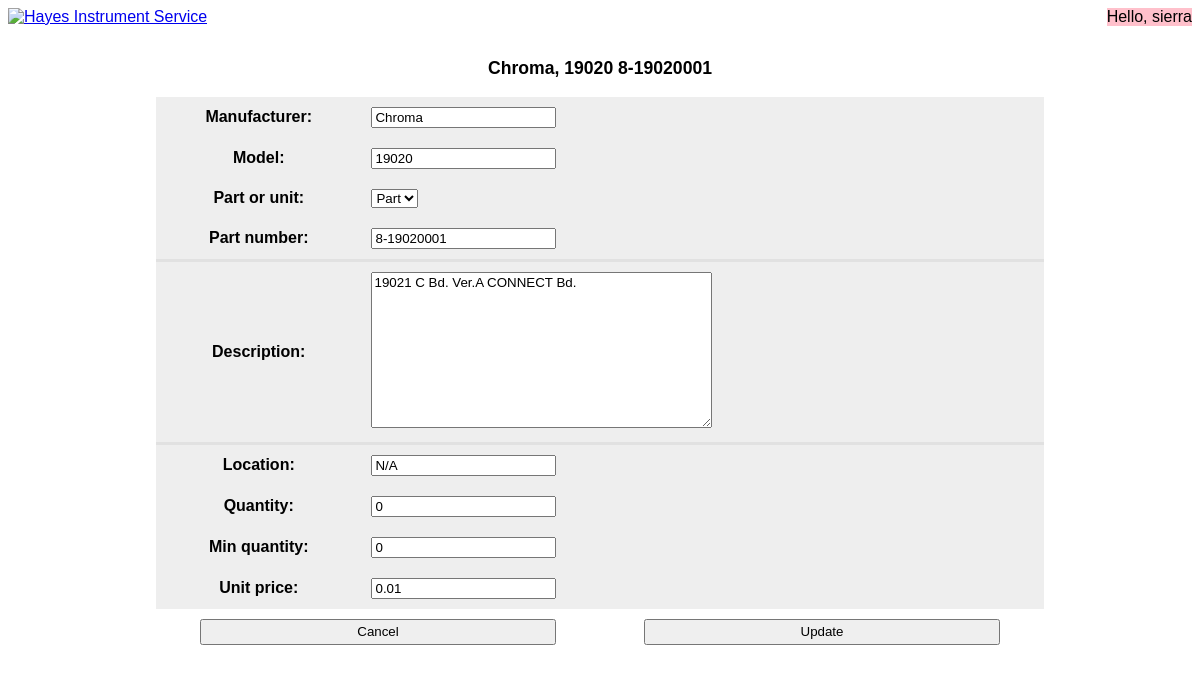
Page /inventory_database/items/1/update/ (signed in) on the committed database.
### inventory/models.py (models this page shows, shortened)
class Item(models.Model):
    PART = "Part"
    UNIT = "Unit"
    ITEM_TYPE_CHOICES = {
        PART: "Part",
        UNIT: "Unit",
    }
    manufacturer = models.CharField(default="N/A", max_length=50)
    model = models.CharField(default="N/A", max_length=100)
    part_or_unit = models.CharField(
        blank=False,
        choices=ITEM_TYPE_CHOICES,
        default=PART,
        max_length=5,
    )
    part_number = models.CharField(blank=True, max_length=100)
    description = models.TextField()
    location = models.CharField(default="N/A", max_length=50)
    quantity = models.IntegerField(default=0, validators=[MinValueValidator(0)])
    min_quantity = models.IntegerField(default=0, validators=[MinValueValidator(0)])
    unit_price = models.DecimalField(
        default=0.01,
        max_digits=16,
        decimal_places=2,
        validators=[MinValueValidator(0.00)],
    )
    last_modified_by = models.ForeignKey(
        User, on_delete=models.SET_NULL, null=True, blank=True
    )
    tracker = FieldTracker(fields=[
        'manufacturer', 'model', 'part_or_unit', 'part_number', 'description',
        'location', 'quantity', 'min_quantity', 'unit_price'
    ])
    def __str__(self):
        item_string = self.manufacturer + ", " + self.model
        if self.part_or_unit == self.PART:
            item_string += " " + self.part_number
        return item_string

### inventory/views.py (the view, shortened to what this page needs)
# urls.py: path("items/<int:pk>/update/", views.ItemUpdateSuperuserView.as_view(), name="item_update_form_superuser"),
class ItemUpdateSuperuserView(UserPassesTestMixin, UpdateView):
    model = Item
    fields = [
        "manufacturer",
        "model",
        "part_or_unit",
        "part_number",
        "description",
        "location",
        "quantity",
        "min_quantity",
        "unit_price",
    ]
    template_name = "item_update_form.html"
    def test_func(self) -> bool:
        user_group = self.request.user.groups.first()
        user_group_name = user_group.name
        return user_group != None and user_group_name == "Superuser"

### inventory/templates/item_update_form.html (shortened to what this page needs)
{% extends "inventory_base_template.html" %}
{% load static %}
{% block other_stylesheets %}
<link rel="stylesheet" href="{% static "item_form.css" %}" />
{% endblock other_stylesheets %}
{% block page-title %} {{ item }} {% endblock page-title %}
{% block content %}
<form method="post"> {% csrf_token %}
    <table>
        {% for field in form %}
        {% if field.name == 'description' %}
        <tr class="description">
        {% else %}
        <tr>
        {% endif %}
            <th>{{ field.label_tag }}</th>
            <td>{{ field }}</td>
        </tr>
        {% endfor %}
    </table>
    <div class="buttons">
        <button type="button" onclick="window.location.href='{% url "inventory:item_detail" pk=item.pk %}'">Cancel</button>
        <input type="submit" value="Update">
    </div>
</form>
{% endblock content %}

### inventory/templates/inventory_base_template.html (shortened to what this page needs)
<!DOCTYPE html>
<html lang="en">
{% load static %}
<head>
    <link rel="stylesheet" href="{% static "inventory_base.css" %}" />
    {% block other_stylesheets %}{% endblock other_stylesheets %}
</head>
<body>
    <div class="header">
        <a href="{% url 'authentication:home' %}">
            <img class="image" height="94" width="532" src="https://hayesinstruments.com/images/HayesLetterhead.gif"
                alt="Hayes Instrument Service"
                title="Click here to go to the Home page.">
        </a>
        <div class="user">Hello, {{ request.user.username }}</div>
    </div>
    <div class="page-title">{% block page-title %}{% endblock page-title %}</div>
    <div class="content">
        {% block content %}
        {% endblock content %}
    </div>
</body>
</html>

### inventory/static/inventory_base.css (style rules this page uses)
body, textarea { font-family: arial, sans-serif; }
div.header { display: flex; margin-bottom: 2em; justify-content: space-between; align-items: center; }
div.user { background-color: pink; }
div.page-title { font-size: 110%; font-weight: bold; text-align: center; padding-bottom: 1em; }

### inventory/static/item_form.css (style rules this page uses)
:root { --border: 3px solid rgb(225, 225, 225) }
form { display: flex; flex-direction: column; align-items: center; }
table, .buttons { margin: 0 auto; width: 75%; max-width: 900px; }
table { background-color: rgb(238, 238, 238); border-collapse: collapse; width: 75%; max-width: 900px; }
td { padding: 10px; }
tr.description { border-top: var(--border); border-bottom: var(--border); }
textarea { min-width: 170px; }
.buttons { display: flex; justify-content: space-around; padding: 10px 0; }
.buttons > button, input[type="submit"] { width: 40%; height: 2em; }

### rows in the picture
Item: manufacturer+model+part_or_unit "Chroma, 19020 8-19020001", form "Chroma" "19020" "Part" "8-19020001" "19021 C Bd. Ver.A CONNECT Bd." "N/A" "0" "0" "0.01"

### other values in the picture
{{ request.user.username }} "sierra"
{{ field.label_tag }} "Manufacturer:" "Model:" "Part or unit:" "Part number:" "Description:" "Location:" "Quantity:" "Min quantity:" "Unit price:"
